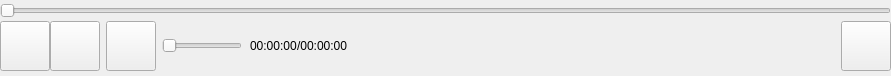
<?xml version="1.0" encoding="UTF-8"?>
<ui version="4.0">
 <class>CtrlBar</class>
 <widget class="QWidget" name="CtrlBar">
  <property name="geometry">
   <rect>
    <x>0</x>
    <y>0</y>
    <width>891</width>
    <height>76</height>
   </rect>
  </property>
  <property name="windowTitle">
   <string>Form</string>
  </property>
  <layout class="QGridLayout" name="gridLayout">
   <property name="leftMargin">
    <number>0</number>
   </property>
   <property name="topMargin">
    <number>0</number>
   </property>
   <property name="rightMargin">
    <number>0</number>
   </property>
   <property name="bottomMargin">
    <number>0</number>
   </property>
   <property name="spacing">
    <number>0</number>
   </property>
   <item row="0" column="0">
    <widget class="QWidget" name="BgWidget" native="true">
     <layout class="QGridLayout" name="gridLayout_7">
      <property name="leftMargin">
       <number>0</number>
      </property>
      <property name="topMargin">
       <number>0</number>
      </property>
      <property name="rightMargin">
       <number>0</number>
      </property>
      <property name="bottomMargin">
       <number>0</number>
      </property>
      <property name="spacing">
       <number>0</number>
      </property>
      <item row="0" column="0">
       <widget class="QSlider" name="horizontalSlider_2">
        <property name="orientation">
         <enum>Qt::Horizontal</enum>
        </property>
       </widget>
      </item>
      <item row="1" column="0">
       <layout class="QGridLayout" name="gridLayout_6">
        <property name="spacing">
         <number>0</number>
        </property>
        <item row="0" column="0">
         <layout class="QGridLayout" name="gridLayout_2">
          <property name="spacing">
           <number>0</number>
          </property>
          <item row="0" column="0">
           <widget class="QPushButton" name="PlayOrPauseBtn">
            <property name="minimumSize">
             <size>
              <width>50</width>
              <height>50</height>
             </size>
            </property>
            <property name="maximumSize">
             <size>
              <width>50</width>
              <height>50</height>
             </size>
            </property>
            <property name="text">
             <string/>
            </property>
           </widget>
          </item>
          <item row="0" column="1">
           <widget class="QPushButton" name="StopBtn">
            <property name="minimumSize">
             <size>
              <width>50</width>
              <height>50</height>
             </size>
            </property>
            <property name="maximumSize">
             <size>
              <width>50</width>
              <height>50</height>
             </size>
            </property>
            <property name="text">
             <string/>
            </property>
           </widget>
          </item>
         </layout>
        </item>
        <item row="0" column="1">
         <widget class="QWidget" name="VolumeWid" native="true">
          <property name="maximumSize">
           <size>
            <width>150</width>
            <height>16777215</height>
           </size>
          </property>
          <property name="autoFillBackground">
           <bool>false</bool>
          </property>
          <layout class="QGridLayout" name="gridLayout_3">
           <property name="leftMargin">
            <number>0</number>
           </property>
           <property name="topMargin">
            <number>0</number>
           </property>
           <property name="rightMargin">
            <number>0</number>
           </property>
           <property name="bottomMargin">
            <number>0</number>
           </property>
           <property name="spacing">
            <number>0</number>
           </property>
           <item row="0" column="0">
            <widget class="QPushButton" name="VolumeBtn">
             <property name="minimumSize">
              <size>
               <width>50</width>
               <height>50</height>
              </size>
             </property>
             <property name="maximumSize">
              <size>
               <width>50</width>
               <height>50</height>
              </size>
             </property>
             <property name="text">
              <string/>
             </property>
            </widget>
           </item>
           <item row="0" column="1">
            <widget class="QSlider" name="horizontalSlider">
             <property name="minimumSize">
              <size>
               <width>80</width>
               <height>0</height>
              </size>
             </property>
             <property name="maximumSize">
              <size>
               <width>80</width>
               <height>16777215</height>
              </size>
             </property>
             <property name="orientation">
              <enum>Qt::Horizontal</enum>
             </property>
            </widget>
           </item>
          </layout>
         </widget>
        </item>
        <item row="0" column="2">
         <layout class="QGridLayout" name="gridLayout_4">
          <property name="spacing">
           <number>0</number>
          </property>
          <item row="0" column="0">
           <widget class="QLabel" name="label">
            <property name="text">
             <string>00:00:00</string>
            </property>
           </widget>
          </item>
          <item row="0" column="1">
           <widget class="QLabel" name="label_2">
            <property name="text">
             <string>/00:00:00</string>
            </property>
           </widget>
          </item>
         </layout>
        </item>
        <item row="0" column="3">
         <spacer name="horizontalSpacer">
          <property name="orientation">
           <enum>Qt::Horizontal</enum>
          </property>
          <property name="sizeHint" stdset="0">
           <size>
            <width>259</width>
            <height>20</height>
           </size>
          </property>
         </spacer>
        </item>
        <item row="0" column="4">
         <layout class="QGridLayout" name="gridLayout_5">
          <property name="spacing">
           <number>0</number>
          </property>
          <item row="0" column="0">
           <widget class="QPushButton" name="MenuBtn">
            <property name="minimumSize">
             <size>
              <width>50</width>
              <height>50</height>
             </size>
            </property>
            <property name="maximumSize">
             <size>
              <width>50</width>
              <height>50</height>
             </size>
            </property>
            <property name="text">
             <string/>
            </property>
           </widget>
          </item>
         </layout>
        </item>
       </layout>
      </item>
     </layout>
    </widget>
   </item>
  </layout>
 </widget>
 <resources/>
 <connections/>
</ui>
